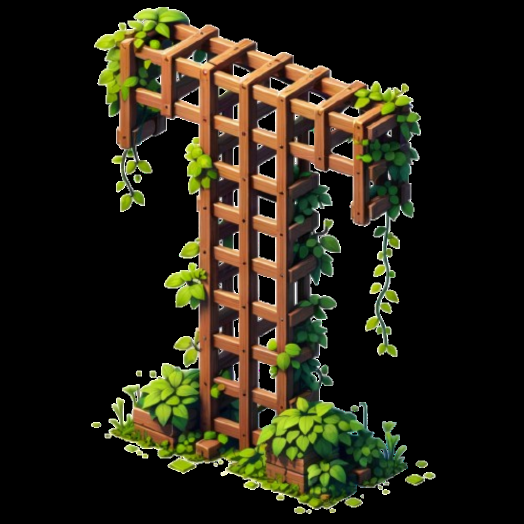
#> input picture TRELLIS/assets/example_image/T.png, 1048 x 1048 px (shown at 1/2 size)
$ python -i material_polish.py   (imports and definitions only)
#> lines starting #> are read from the running program, lines starting #| are printed output that depends on the picture
"""CPU material polish on a textured GLB (no remesh, same UVs).

Not TRELLIS.2 Stage 3. After official PBR bake: mild retinex on albedo
(less baked photo lighting) + optional tangent bump from luminance.

Eyes (gold knight, 2026-08-16): more convincing metal than raw T2 maps.
Not a learned normal; game engines may disagree with the viewer.
"""

from __future__ import annotations

import io
import json
import struct
from pathlib import Path

import numpy as np
from PIL import Image, ImageFilter


def _read_glb(path: Path) -> tuple[dict, bytes]:
    data = path.read_bytes()
    magic, _version, length = struct.unpack_from("<III", data, 0)
    if magic != 0x46546C67:
        raise ValueError(f"Not a GLB: {path}")
    json_len, json_type = struct.unpack_from("<II", data, 12)
    if json_type != 0x4E4F534A:
        raise ValueError("First GLB chunk is not JSON")
    json_end = 20 + json_len
    gltf = json.loads(data[20:json_end])
    bin_blob = b""
    if json_end + 8 <= length:
        bin_len, bin_type = struct.unpack_from("<II", data, json_end)
        if bin_type == 0x004E4942:
            bin_blob = data[json_end + 8 : json_end + 8 + bin_len]
    return gltf, bin_blob


# [125 lines left out: functions _write_glb, _png_bytes, _append_png, _replace_image_png, delight_rgb, bump_from_albedo, not called in this run]


def polish_glb_file(
    src: Path,
    dest: Path | None = None,
    *,
    strength: float = 0.45,
    blur_px: int = 48,
    bump: bool = True,
    bump_strength: float = 0.9,
) -> Path:
    dest = dest or src
    gltf, blob_in = _read_glb(src)
    if not (gltf.get("images") or []):
        raise ValueError("GLB has no images")
    mats = gltf.get("materials") or []
    if not mats:
        raise ValueError("GLB has no materials")
    pbr = mats[0].setdefault("pbrMetallicRoughness", {})
    albedo_tex = (pbr.get("baseColorTexture") or {}).get("index")
    if albedo_tex is None:
        raise ValueError("No baseColorTexture")
    tex = gltf["textures"][int(albedo_tex)]
    albedo_src = int(tex.get("source", albedo_tex))
    views = gltf["bufferViews"]
    im = gltf["images"][albedo_src]
    bv = views[int(im["bufferView"])]
    start = int(bv.get("byteOffset") or 0)
    raw = blob_in[start : start + int(bv["byteLength"])]
    albedo = Image.open(io.BytesIO(raw))
    delighted = delight_rgb(albedo, strength=strength, blur_px=blur_px)
    blob = _replace_image_png(gltf, bytearray(blob_in), albedo_src, _png_bytes(delighted))
    if bump:
        nrm = bump_from_albedo(delighted, strength=bump_strength)
        tex_i = _append_png(gltf, blob, _png_bytes(nrm))
        mats[0]["normalTexture"] = {"index": tex_i, "scale": 1.0}
    _write_glb(dest, gltf, bytes(blob))
    return dest

>>> import cv2
>>> picture = cv2.imread('../TRELLIS/assets/example_image/T.png', cv2.IMREAD_GRAYSCALE)
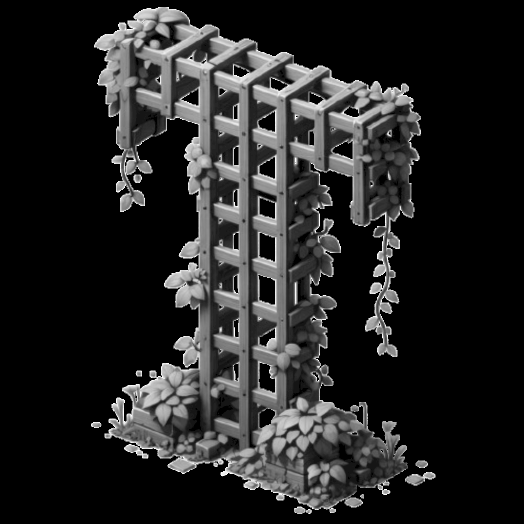
#> picture: shape (1048, 1048) (shown at 1/2 size); min 0, max 255, mean 36
>>> result = polish_glb_file(picture)
#> (the run stopped early here; a loop or call above may not have finished)

$ run again, on TRELLIS/assets/example_image/typical_building_building.png
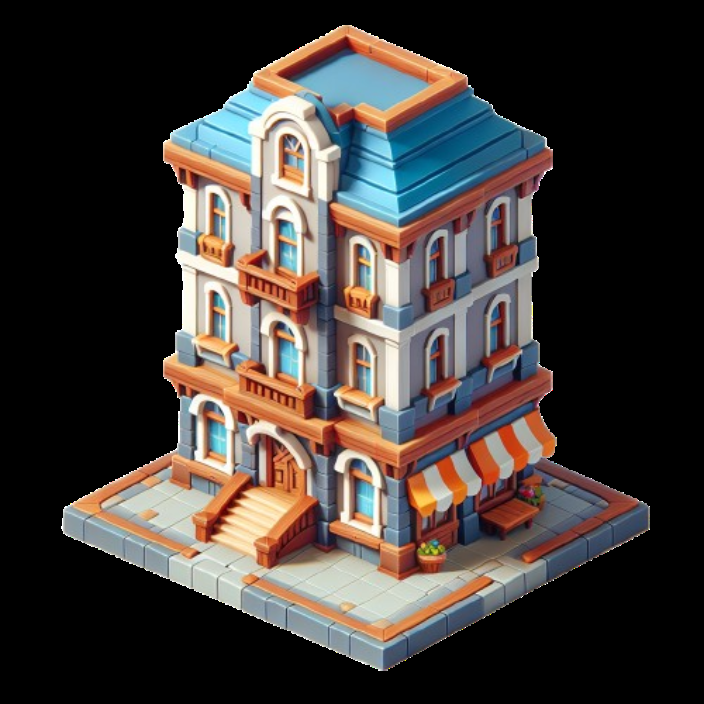
#> input picture TRELLIS/assets/example_image/typical_building_building.png, 704 x 704 px
#> `picture = cv2.imread('../TRELLIS/assets/example_image/T.png', cv2.IMRE..`:
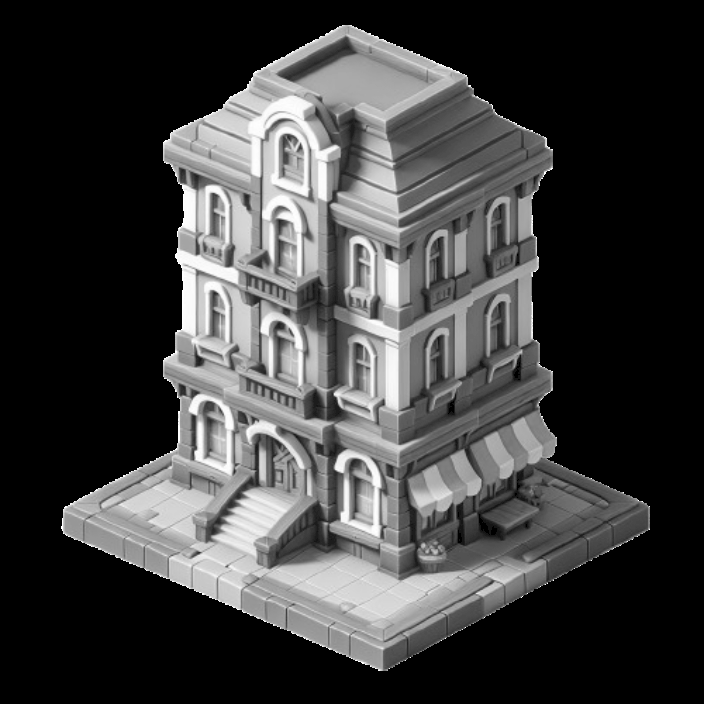
#> picture: shape (704, 704); min 0, max 255, mean 61.9

$ run again, on TRELLIS/assets/example_image/typical_building_castle.png
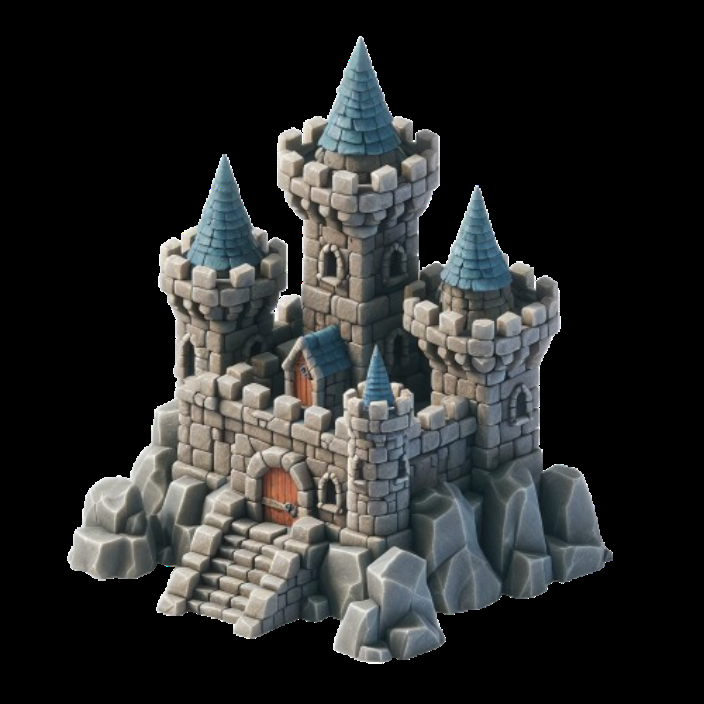
#> input picture TRELLIS/assets/example_image/typical_building_castle.png, 704 x 704 px
#> `picture = cv2.imread('../TRELLIS/assets/example_image/T.png', cv2.IMRE..`:
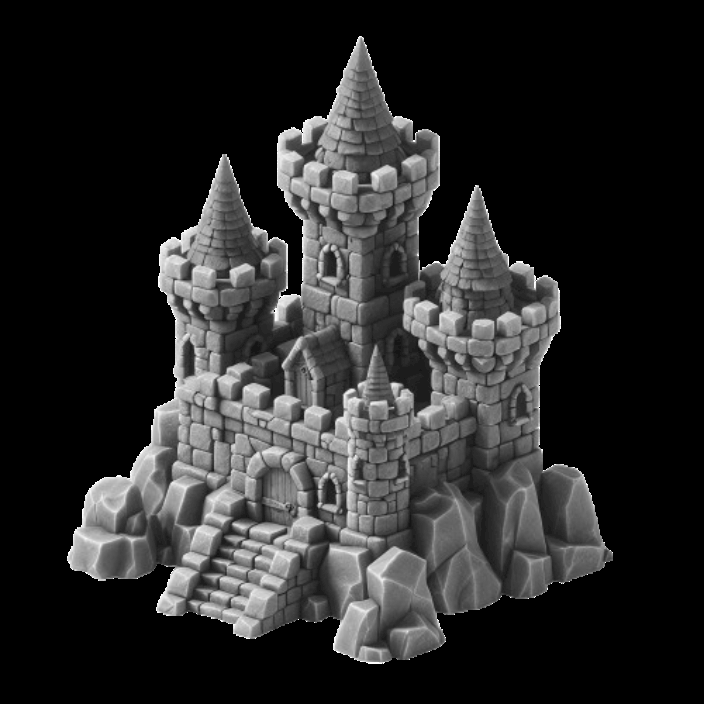
#> picture: shape (704, 704); min 0, max 255, mean 41.1

$ run again, on TRELLIS/assets/example_image/typical_building_colorful_cottage.png
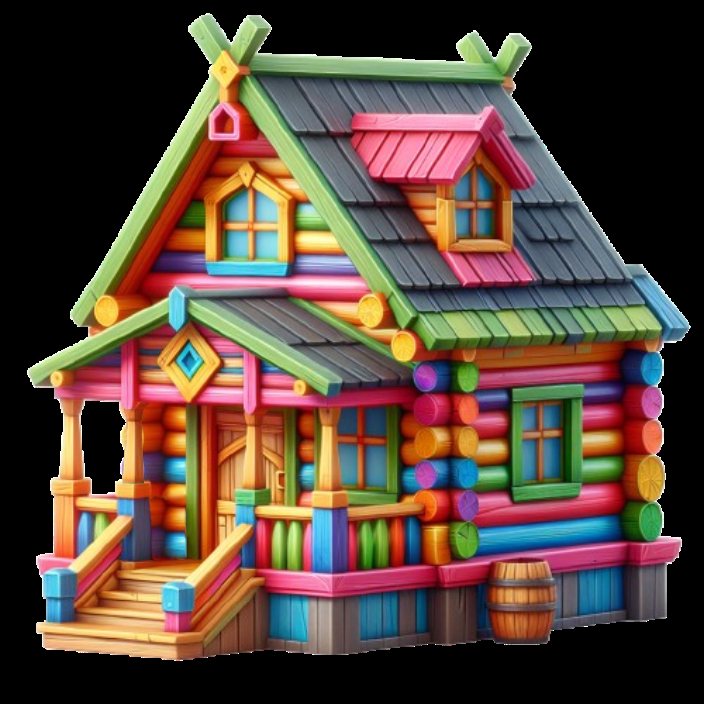
#> input picture TRELLIS/assets/example_image/typical_building_colorful_cottage.png, 704 x 704 px
#> `picture = cv2.imread('../TRELLIS/assets/example_image/T.png', cv2.IMRE..`:
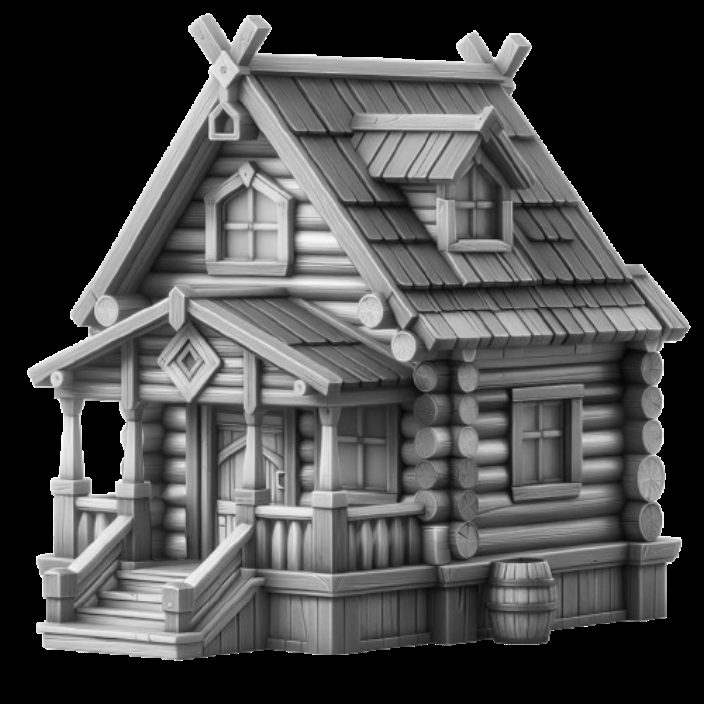
#> picture: shape (704, 704); min 0, max 255, mean 73.4
